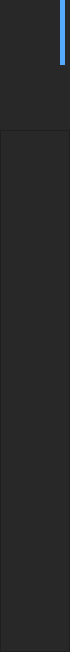
           <widget class="QFrame" name="frame_left_menu">
            <property name="sizePolicy">
             <sizepolicy hsizetype="Preferred" vsizetype="Preferred">
              <horstretch>0</horstretch>
              <verstretch>0</verstretch>
             </sizepolicy>
            </property>
            <property name="minimumSize">
             <size>
              <width>65</width>
              <height>0</height>
             </size>
            </property>
            <property name="maximumSize">
             <size>
              <width>70</width>
              <height>16777215</height>
             </size>
            </property>
            <property name="layoutDirection">
             <enum>Qt::LeftToRight</enum>
            </property>
            <property name="styleSheet">
             <string notr="true">background-color: rgb(40, 40, 40);	</string>
            </property>
            <property name="frameShape">
             <enum>QFrame::NoFrame</enum>
            </property>
            <property name="frameShadow">
             <enum>QFrame::Raised</enum>
            </property>
            <layout class="QVBoxLayout" name="verticalLayout_2">
             <property name="spacing">
              <number>0</number>
             </property>
             <property name="leftMargin">
              <number>0</number>
             </property>
             <property name="topMargin">
              <number>0</number>
             </property>
             <property name="rightMargin">
              <number>0</number>
             </property>
             <property name="bottomMargin">
              <number>0</number>
             </property>
             <item>
              <widget class="QPushButton" name="home_btn">
               <property name="minimumSize">
                <size>
                 <width>65</width>
                 <height>65</height>
                </size>
               </property>
               <property name="maximumSize">
                <size>
                 <width>65</width>
                 <height>65</height>
                </size>
               </property>
               <property name="styleSheet">
                <string notr="true">QPushButton {	
	border: none;
	border-right: 5px solid rgb(85, 170, 255);
	background-color: rgb(40, 40, 40);	
}
QPushButton:hover {
	background-color: rgb(33, 37, 43);
}
QPushButton:pressed {	
	background-color: rgb(85, 170, 255);
}</string>
               </property>
               <property name="text">
                <string/>
               </property>
               <property name="icon">
                <iconset>
                 <normaloff>../icons/20x20/cil-home.png</normaloff>../icons/20x20/cil-home.png</iconset>
               </property>
              </widget>
             </item>
             <item>
              <widget class="QPushButton" name="user_btn">
               <property name="minimumSize">
                <size>
                 <width>65</width>
                 <height>65</height>
                </size>
               </property>
               <property name="maximumSize">
                <size>
                 <width>65</width>
                 <height>65</height>
                </size>
               </property>
               <property name="styleSheet">
                <string notr="true">QPushButton {	
	border: none;
	background-color: rgb(40, 40, 40);	
}
QPushButton:hover {
	background-color: rgb(33, 37, 43);
}
QPushButton:pressed {	
	background-color: rgb(85, 170, 255);
}</string>
               </property>
               <property name="text">
                <string/>
               </property>
               <property name="icon">
                <iconset>
                 <normaloff>../icons/24x24/cil-user.png</normaloff>../icons/24x24/cil-user.png</iconset>
               </property>
               <property name="iconSize">
                <size>
                 <width>40</width>
                 <height>40</height>
                </size>
               </property>
              </widget>
             </item>
             <item>
              <widget class="QFrame" name="frame">
               <property name="layoutDirection">
                <enum>Qt::LeftToRight</enum>
               </property>
               <property name="frameShape">
                <enum>QFrame::StyledPanel</enum>
               </property>
               <property name="frameShadow">
                <enum>QFrame::Raised</enum>
               </property>
               <layout class="QVBoxLayout" name="verticalLayout_3">
                <property name="spacing">
                 <number>0</number>
                </property>
                <property name="leftMargin">
                 <number>0</number>
                </property>
                <property name="topMargin">
                 <number>0</number>
                </property>
                <property name="rightMargin">
                 <number>0</number>
                </property>
                <property name="bottomMargin">
                 <number>0</number>
                </property>
                <item>
                 <spacer name="verticalSpacer">
                  <property name="orientation">
                   <enum>Qt::Vertical</enum>
                  </property>
                  <property name="sizeHint" stdset="0">
                   <size>
                    <width>38</width>
                    <height>455</height>
                   </size>
                  </property>
                 </spacer>
                </item>
                <item>
                 <widget class="QPushButton" name="btn_settings">
                  <property name="minimumSize">
                   <size>
                    <width>65</width>
                    <height>65</height>
                   </size>
                  </property>
                  <property name="styleSheet">
                   <string notr="true">QPushButton {	
	border: none;
	background-color: rgb(40, 40, 40);	
}
QPushButton:hover {
	background-color: rgb(33, 37, 43);
}
QPushButton:pressed {	
	background-color: rgb(85, 170, 255);
}</string>
                  </property>
                  <property name="text">
                   <string/>
                  </property>
                  <property name="icon">
                   <iconset>
                    <normaloff>../icons/24x24/cil-settings.png</normaloff>../icons/24x24/cil-settings.png</iconset>
                  </property>
                  <property name="iconSize">
                   <size>
                    <width>30</width>
                    <height>30</height>
                   </size>
                  </property>
                 </widget>
                </item>
               </layout>
              </widget>
             </item>
            </layout>
           </widget>
